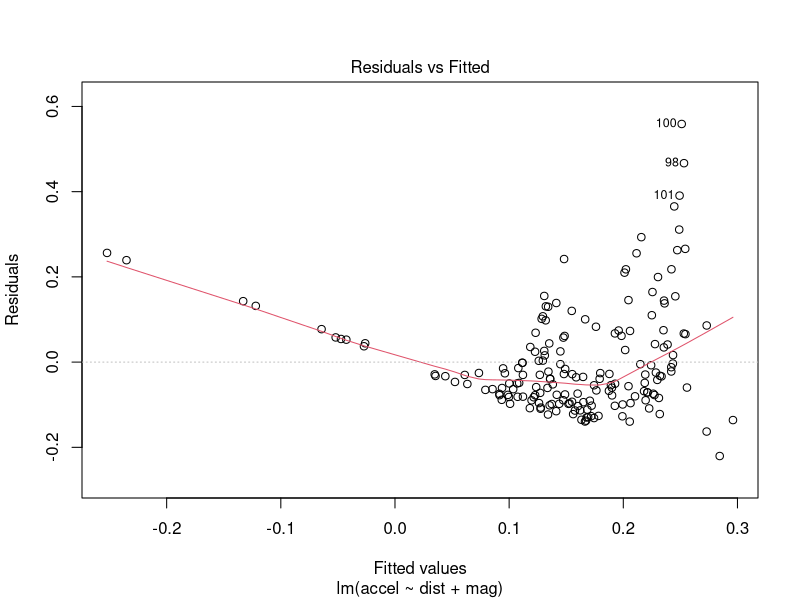
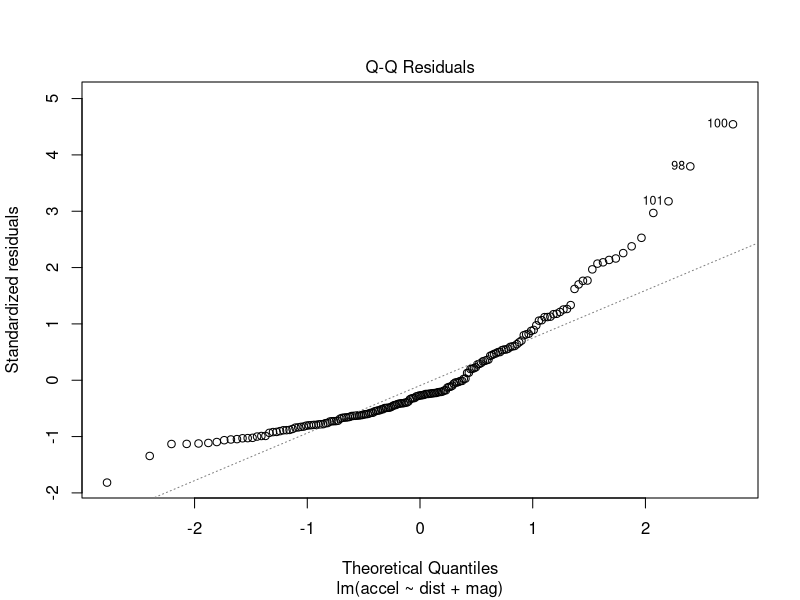
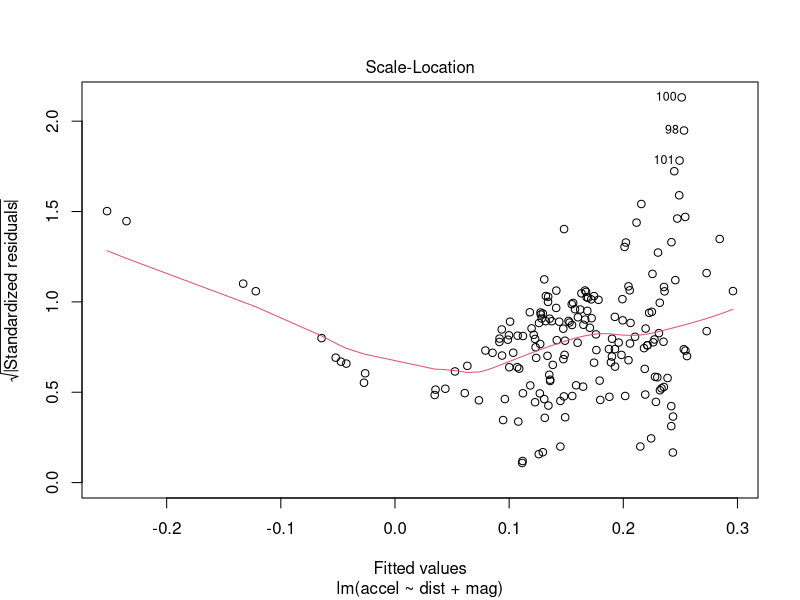
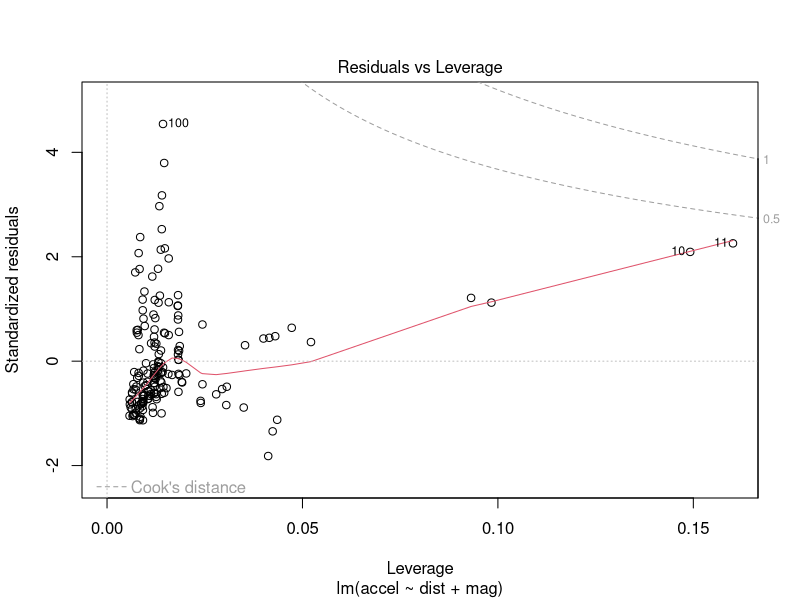
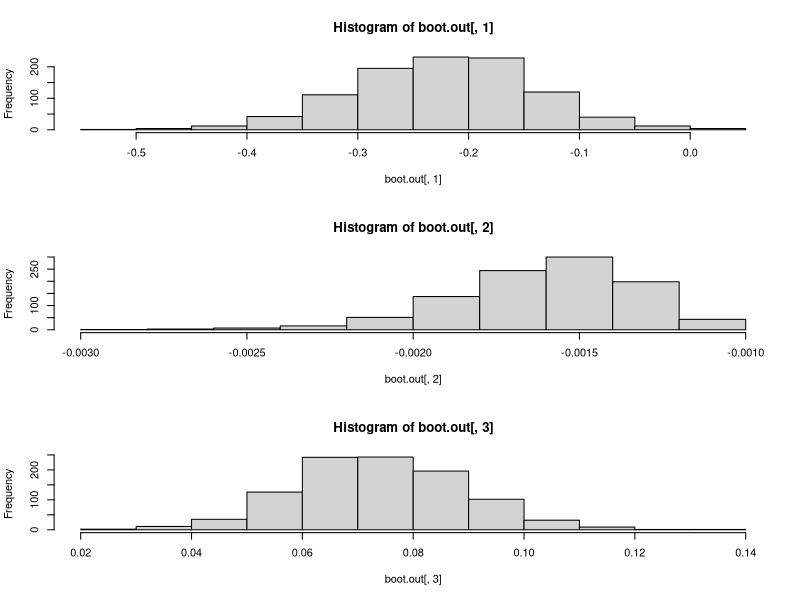

Reproduce these figures in R, in order.
### title: "Bootstraping_Example"
### author: "AngeloPStats"
### date: "2022-03-20"

#This dataset is available in R#

data("attenu")

dim(attenu)

attach(attenu)

head(attenu)

## Original dataset

lm0 = lm(accel ~ dist + mag , data = attenu)
summary(lm0)
plot(lm0)

# Replicating 1000 time the dataset 

index = seq(1,182,1)
index

boot.out=NULL


for(j in 1:1000)
{
  index.new = sample(index,182,replace=T)
  
  atte.new = attenu[index.new,]
  
  lm1 =lm(accel ~ dist + mag, data = atte.new)
  
  ##Collects coefficients
  
  boot.out=rbind(boot.out,coef(lm1))
}



##Plotting 

par(mfrow=c(3,1))

hist(boot.out[,1])
hist(boot.out[,2])
hist(boot.out[,3])


bt1=mean(boot.out[,1])
bt2=mean(boot.out[,2])
bt3=mean(boot.out[,3])

print(c(bt1,bt2,bt3))

##Original Coefficients

coef(lm0)

